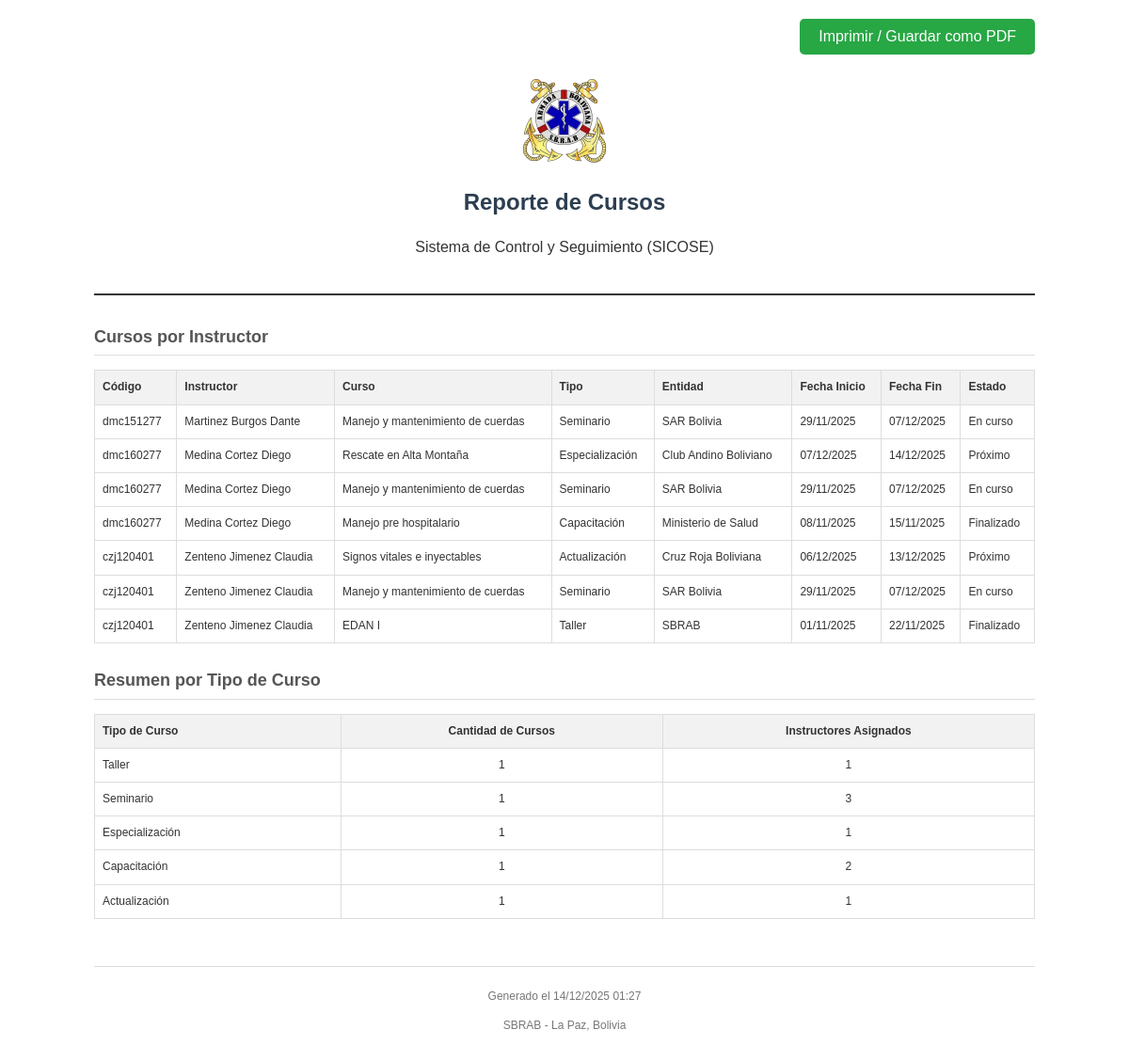
Screenshot of /dashboard/pages/generar_reporte_cursos.php with the database file from the repository.
### tables this page shows
CREATE TABLE instructores (
    id INTEGER PRIMARY KEY AUTOINCREMENT,
    codigo TEXT NOT NULL UNIQUE,
    grado TEXT NOT NULL,
    nombres TEXT NOT NULL,
    apellido_paterno TEXT NOT NULL,
    apellido_materno TEXT NOT NULL,
    cedula TEXT NOT NULL,
    fecha_nacimiento DATE NOT NULL,
    especialidad TEXT NOT NULL,
    estado TEXT NOT NULL
);

CREATE TABLE cursos (
            id INTEGER PRIMARY KEY AUTOINCREMENT,
            tipo TEXT NOT NULL,
            entidad TEXT NOT NULL,
            nombre TEXT NOT NULL,
            fecha_inicio DATE NOT NULL,
            fecha_fin DATE NOT NULL,
            observaciones TEXT
        , estado TEXT DEFAULT 'proximo');

### dashboard/pages/generar_reporte_cursos.php (the view, shortened to what this page needs)
<?php
require_once 'data/db.php';
$params = [];
$sql = "
    SELECT
        i.codigo,
        i.nombres,
        i.apellido_paterno,
        i.apellido_materno,
        c.nombre as curso_nombre,
        c.tipo,
        c.entidad,
        c.fecha_inicio,
        c.fecha_fin,
        c.estado,
        c.observaciones
    FROM instructor_cursos ic
    INNER JOIN instructores i ON ic.instructor_id = i.id
    INNER JOIN cursos c ON ic.curso_id = c.id
";
$sql .= " ORDER BY i.apellido_paterno ASC, c.fecha_inicio DESC";
try {
    $stmt = $pdo->prepare($sql);
    $stmt->execute($params);
    $cursos = $stmt->fetchAll(PDO::FETCH_ASSOC);
} catch (PDOException $e) {
    die("Error al cargar datos: " . $e->getMessage());
}
try {
    $sqlResumen = "
        SELECT
            c.tipo,
            COUNT(DISTINCT c.id) as total_cursos,
            COUNT(DISTINCT ic.instructor_id) as total_instructores
        FROM cursos c
        LEFT JOIN instructor_cursos ic ON c.id = ic.curso_id
        GROUP BY c.tipo
        ORDER BY total_cursos DESC
    ";
    $stmtResumen = $pdo->query($sqlResumen);
    $resumen = $stmtResumen->fetchAll(PDO::FETCH_ASSOC);
} catch (PDOException $e) {
    $resumen = [];
}
?>
<!DOCTYPE html>
<html lang="es">
<head>
</head>
<body>
    <div class="no-print" style="text-align: right;">
        <button onclick="window.print()" class="btn-print">Imprimir / Guardar como PDF</button>
    </div>
    <div class="header">
        <img src="../images/sbrab_escudo.png" alt="Logo SBRAB" class="logo">
        <h1>Reporte de Cursos</h1>
        <p>Sistema de Control y Seguimiento (SICOSE)</p>
    </div>
    <div class="section">
        <h2>Cursos por Instructor</h2>
        <table>
            <thead>
                <tr>
                    <th>Código</th>
                    <th>Instructor</th>
                    <th>Curso</th>
                    <th>Tipo</th>
                    <th>Entidad</th>
                    <th>Fecha Inicio</th>
                    <th>Fecha Fin</th>
                    <th>Estado</th>
                </tr>
            </thead>
            <tbody>
                <?php if (count($cursos) > 0): ?>
                    <?php foreach ($cursos as $row): ?>
                        <tr>
                            <td><?= htmlspecialchars($row['codigo']) ?></td>
                            <td><?= htmlspecialchars($row['apellido_paterno'] . ' ' . $row['apellido_materno'] . ' ' . $row['nombres']) ?></td>
                            <td><?= htmlspecialchars($row['curso_nombre']) ?></td>
                            <td><?= htmlspecialchars($row['tipo']) ?></td>
                            <td><?= htmlspecialchars($row['entidad']) ?></td>
                            <td><?= date('d/m/Y', strtotime($row['fecha_inicio'])) ?></td>
                            <td><?= date('d/m/Y', strtotime($row['fecha_fin'])) ?></td>
                            <td><?= htmlspecialchars($row['estado'] ?? '') ?></td>
                        </tr>
                    <?php endforeach; ?>
                <?php else: ?>
                    <tr>
                        <td colspan="8" style="text-align:center;">No se encontraron resultados</td>
                    </tr>
                <?php endif; ?>
            </tbody>
        </table>
    </div>
    <div class="section">
        <h2>Resumen por Tipo de Curso</h2>
        <table>
            <thead>
                <tr>
                    <th>Tipo de Curso</th>
                    <th style="text-align:center;">Cantidad de Cursos</th>
                    <th style="text-align:center;">Instructores Asignados</th>
                </tr>
            </thead>
            <tbody>
                <?php if (count($resumen) > 0): ?>
                    <?php foreach ($resumen as $row): ?>
                        <tr>
                            <td><?= htmlspecialchars($row['tipo']) ?></td>
                            <td style="text-align:center;"><?= $row['total_cursos'] ?></td>
                            <td style="text-align:center;"><?= $row['total_instructores'] ?></td>
                        </tr>
                    <?php endforeach; ?>
                <?php else: ?>
                    <tr>
                        <td colspan="3" style="text-align:center;">No hay datos disponibles</td>
                    </tr>
                <?php endif; ?>
            </tbody>
        </table>
    </div>
    <div class="footer">
        <p>Generado el <?= date('d/m/Y H:i') ?></p>
        <p>SBRAB - La Paz, Bolivia</p>
    </div>
</body>
</html>

### dashboard/pages/generar_reporte_cursos.php (style rules this page uses)
body { font-family: Arial, sans-serif; line-height: 1.6; color: #333; max-width: 1000px; margin: 0 auto; padding: 20px; }
.header { text-align: center; margin-bottom: 30px; border-bottom: 2px solid #333; padding-bottom: 20px; }
.logo { max-width: 100px; margin-bottom: 10px; }
h1 { margin: 0; font-size: 24px; color: #2c3e50; }
h2 { font-size: 18px; color: #555; border-bottom: 1px solid #ddd; padding-bottom: 5px; margin-top: 25px; }
table { width: 100%; border-collapse: collapse; margin-top: 15px; margin-bottom: 20px; }
th, td { border: 1px solid #ddd; padding: 8px; text-align: left; font-size: 12px; }
th { background-color: #f2f2f2; font-weight: bold; }
.footer { margin-top: 50px; text-align: center; font-size: 12px; color: #777; border-top: 1px solid #ddd; padding-top: 10px; }
.btn-print { display: inline-block; background-color: #28a745; color: white; padding: 10px 20px; text-decoration: none; border-radius: 5px; margin-bottom: 20px; cursor: pointer; border: none; font-size: 16px; }

### rows the page displays
instructores: codigo "dmc151277", apellido_paterno+apellido_materno+nombres "Martinez Burgos Dante", cursos.nombre "Manejo y mantenimiento de cuerdas", cursos.tipo "Seminario", cursos.entidad "SAR Bolivia", cursos.fecha_inicio "29/11/2025", cursos.fecha_fin "07/12/2025", cursos.estado "En curso"
instructores: codigo "dmc160277", apellido_paterno+apellido_materno+nombres "Medina Cortez Diego", cursos.nombre "Rescate en Alta Montaña", cursos.tipo "Especialización", cursos.entidad "Club Andino Boliviano", cursos.fecha_inicio "07/12/2025", cursos.fecha_fin "14/12/2025", cursos.estado "Próximo", cursos.nombre "Manejo y mantenimiento de cuerdas", cursos.tipo "Seminario", cursos.entidad "SAR Bolivia", cursos.fecha_inicio "29/11/2025", cursos.fecha_fin "07/12/2025", cursos.estado "En curso", cursos.nombre "Manejo pre hospitalario", cursos.tipo "Capacitación", cursos.entidad "Ministerio de Salud", cursos.fecha_inicio "08/11/2025", cursos.fecha_fin "15/11/2025", cursos.estado "Finalizado"
instructores: codigo "czj120401", apellido_paterno+apellido_materno+nombres "Zenteno Jimenez Claudia", cursos.nombre "Signos vitales e inyectables", cursos.tipo "Actualización", cursos.entidad "Cruz Roja Boliviana", cursos.fecha_inicio "06/12/2025", cursos.fecha_fin "13/12/2025", cursos.estado "Próximo", cursos.nombre "Manejo y mantenimiento de cuerdas", cursos.tipo "Seminario", cursos.entidad "SAR Bolivia", cursos.fecha_inicio "29/11/2025", cursos.fecha_fin "07/12/2025", cursos.estado "En curso", cursos.nombre "EDAN I", cursos.tipo "Taller", cursos.entidad "SBRAB", cursos.fecha_inicio "01/11/2025", cursos.fecha_fin "22/11/2025", cursos.estado "Finalizado"

### other values shown
$row['tipo'] "Taller"
$row['total_cursos'] "1"
$row['total_instructores'] "1"
$row['tipo'] "Seminario"
$row['total_instructores'] "3"
$row['tipo'] "Especialización"
$row['tipo'] "Capacitación"
$row['total_instructores'] "2"
$row['tipo'] "Actualización"
